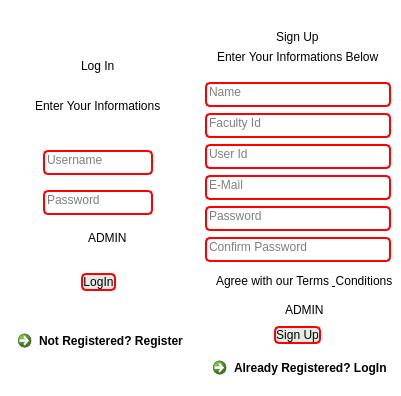
               <widget class="QFrame" name="frame_4">
                <property name="sizePolicy">
                 <sizepolicy hsizetype="Preferred" vsizetype="Expanding">
                  <horstretch>0</horstretch>
                  <verstretch>0</verstretch>
                 </sizepolicy>
                </property>
                <property name="styleSheet">
                 <string notr="true">background-color: rgba(0, 0, 0, 0);</string>
                </property>
                <property name="frameShape">
                 <enum>QFrame::StyledPanel</enum>
                </property>
                <property name="frameShadow">
                 <enum>QFrame::Raised</enum>
                </property>
                <layout class="QHBoxLayout" name="horizontalLayout_2">
                 <property name="spacing">
                  <number>0</number>
                 </property>
                 <property name="leftMargin">
                  <number>0</number>
                 </property>
                 <property name="topMargin">
                  <number>0</number>
                 </property>
                 <property name="rightMargin">
                  <number>0</number>
                 </property>
                 <property name="bottomMargin">
                  <number>0</number>
                 </property>
                 <item>
                  <widget class="QFrame" name="frame_5">
                   <property name="frameShape">
                    <enum>QFrame::StyledPanel</enum>
                   </property>
                   <property name="frameShadow">
                    <enum>QFrame::Raised</enum>
                   </property>
                  </widget>
                 </item>
                 <item>
                  <widget class="QFrame" name="frame_7">
                   <property name="maximumSize">
                    <size>
                     <width>16777215</width>
                     <height>16777215</height>
                    </size>
                   </property>
                   <property name="styleSheet">
                    <string notr="true">background-color: rgba(255, 255, 255, 250);
border-radius: 10px;</string>
                   </property>
                   <property name="frameShape">
                    <enum>QFrame::StyledPanel</enum>
                   </property>
                   <property name="frameShadow">
                    <enum>QFrame::Raised</enum>
                   </property>
                   <layout class="QVBoxLayout" name="verticalLayout_4">
                    <property name="spacing">
                     <number>0</number>
                    </property>
                    <property name="leftMargin">
                     <number>0</number>
                    </property>
                    <property name="topMargin">
                     <number>0</number>
                    </property>
                    <property name="rightMargin">
                     <number>0</number>
                    </property>
                    <property name="bottomMargin">
                     <number>0</number>
                    </property>
                    <item>
                     <widget class="QFrame" name="frame_11">
                      <property name="styleSheet">
                       <string notr="true">background-color: rgba(255, 255, 255, 0);</string>
                      </property>
                      <property name="frameShape">
                       <enum>QFrame::StyledPanel</enum>
                      </property>
                      <property name="frameShadow">
                       <enum>QFrame::Raised</enum>
                      </property>
                      <layout class="QVBoxLayout" name="verticalLayout_5">
                       <item alignment="Qt::AlignVCenter">
                        <widget class="QPushButton" name="pushButton_4">
                         <property name="styleSheet">
                          <string notr="true">border: none;
background-color: rgba(0, 0, 0, 0);</string>
                         </property>
                         <property name="text">
                          <string/>
                         </property>
                         <property name="icon">
                          <iconset resource="attachments/icons.qrc">
                           <normaloff>:/icons/user-check.svg</normaloff>:/icons/user-check.svg</iconset>
                         </property>
                         <property name="iconSize">
                          <size>
                           <width>50</width>
                           <height>80</height>
                          </size>
                         </property>
                        </widget>
                       </item>
                       <item alignment="Qt::AlignHCenter|Qt::AlignVCenter">
                        <widget class="QLabel" name="label_4">
                         <property name="styleSheet">
                          <string notr="true">font: 75 20pt &quot;Courier New&quot;;
background-color: rgba(0, 0, 0, 0);
color: rgb(0, 0, 0);</string>
                         </property>
                         <property name="text">
                          <string>Log In</string>
                         </property>
                        </widget>
                       </item>
                       <item alignment="Qt::AlignHCenter|Qt::AlignVCenter">
                        <widget class="QLabel" name="label_3">
                         <property name="styleSheet">
                          <string notr="true">font: 75 12pt &quot;Courier New&quot;;
color: rgb(0, 0, 0);
background-color: rgba(0, 0, 0, 0);</string>
                         </property>
                         <property name="text">
                          <string>Enter Your Informations</string>
                         </property>
                        </widget>
                       </item>
                      </layout>
                     </widget>
                    </item>
                    <item>
                     <widget class="QFrame" name="frame_12">
                      <property name="styleSheet">
                       <string notr="true">background-color: rgba(255, 255, 255, 0);</string>
                      </property>
                      <property name="frameShape">
                       <enum>QFrame::StyledPanel</enum>
                      </property>
                      <property name="frameShadow">
                       <enum>QFrame::Raised</enum>
                      </property>
                      <layout class="QVBoxLayout" name="verticalLayout_6">
                       <item alignment="Qt::AlignHCenter">
                        <widget class="QLineEdit" name="lineEdit">
                         <property name="sizePolicy">
                          <sizepolicy hsizetype="Preferred" vsizetype="Fixed">
                           <horstretch>0</horstretch>
                           <verstretch>0</verstretch>
                          </sizepolicy>
                         </property>
                         <property name="styleSheet">
                          <string notr="true">font: 75 14pt &quot;Courier New&quot;;
color: rgb(0, 0, 0);

border:none;


background-color:rgb(255,255,255, 50);
border:2px solid red;

padding-bottom:5px;

border-radius:5px;</string>
                         </property>
                         <property name="placeholderText">
                          <string>Username</string>
                         </property>
                        </widget>
                       </item>
                       <item alignment="Qt::AlignHCenter">
                        <widget class="QLineEdit" name="lineEdit_2">
                         <property name="sizePolicy">
                          <sizepolicy hsizetype="Preferred" vsizetype="Fixed">
                           <horstretch>0</horstretch>
                           <verstretch>0</verstretch>
                          </sizepolicy>
                         </property>
                         <property name="styleSheet">
                          <string notr="true">font: 75 14pt &quot;Courier New&quot;;
color: rgb(0, 0, 0);

border:none;


background-color:rgb(255,255,255, 50);
border:2px solid red;
padding-bottom:5px;

border-radius:5px;</string>
                         </property>
                         <property name="echoMode">
                          <enum>QLineEdit::Password</enum>
                         </property>
                         <property name="placeholderText">
                          <string>Password</string>
                         </property>
                        </widget>
                       </item>
                       <item alignment="Qt::AlignHCenter">
                        <widget class="QCheckBox" name="checkBox_2">
                         <property name="styleSheet">
                          <string notr="true">font: 8pt &quot;Courier New&quot;;
color: rgb(0, 0, 0);</string>
                         </property>
                         <property name="text">
                          <string>ADMIN</string>
                         </property>
                        </widget>
                       </item>
                      </layout>
                     </widget>
                    </item>
                    <item>
                     <widget class="QFrame" name="frame_13">
                      <property name="sizePolicy">
                       <sizepolicy hsizetype="Preferred" vsizetype="Preferred">
                        <horstretch>0</horstretch>
                        <verstretch>0</verstretch>
                       </sizepolicy>
                      </property>
                      <property name="styleSheet">
                       <string notr="true">background-color: rgba(255, 255, 255, 0);</string>
                      </property>
                      <property name="frameShape">
                       <enum>QFrame::StyledPanel</enum>
                      </property>
                      <property name="frameShadow">
                       <enum>QFrame::Raised</enum>
                      </property>
                      <layout class="QVBoxLayout" name="verticalLayout_7">
                       <item alignment="Qt::AlignHCenter">
                        <widget class="QPushButton" name="loginbutton">
                         <property name="styleSheet">
                          <string notr="true">QPushButton#loginbutton{
 
	background-color:rgb(232, 235, 229);
	font: 75 10pt &quot;Courier New&quot;;
    color: rgb(0,0,0);
    border: 2px solid red;
    border-radius:5px;
}
QPushButton#loginbutton:hover{
    background-color:rgba(0,0,0,200);
    color: rgb(255,255,255);
}
QPushButton#loginbutton:pressed{
    background-color:rgba(0,0,0,200);
}</string>
                         </property>
                         <property name="text">
                          <string>LogIn</string>
                         </property>
                         <property name="icon">
                          <iconset resource="attachments/icons.qrc">
                           <normaloff>:/icons/log-in.svg</normaloff>:/icons/log-in.svg</iconset>
                         </property>
                         <property name="iconSize">
                          <size>
                           <width>70</width>
                           <height>30</height>
                          </size>
                         </property>
                        </widget>
                       </item>
                       <item alignment="Qt::AlignHCenter|Qt::AlignVCenter">
                        <widget class="QCommandLinkButton" name="commandLinkButton">
                         <property name="styleSheet">
                          <string notr="true">border:none;
background-color: rgba(0, 0, 0, 0);
color: rgb(0, 0, 0);
padding-bottom:2px;
font: 8pt &quot;Courier New&quot;;</string>
                         </property>
                         <property name="text">
                          <string>Not Registered? Register</string>
                         </property>
                         <property name="icon">
                          <iconset resource="attachments/icons.qrc">
                           <normaloff>:/icons/arrow-right.svg</normaloff>:/icons/arrow-right.svg</iconset>
                         </property>
                        </widget>
                       </item>
                      </layout>
                     </widget>
                    </item>
                   </layout>
                  </widget>
                 </item>
                 <item>
                  <widget class="QFrame" name="frame_14">
                   <property name="maximumSize">
                    <size>
                     <width>16777215</width>
                     <height>16777215</height>
                    </size>
                   </property>
                   <property name="sizeIncrement">
                    <size>
                     <width>0</width>
                     <height>0</height>
                    </size>
                   </property>
                   <property name="styleSheet">
                    <string notr="true">QFrame{
background-color: rgba(255, 255, 255, 250);
border-radius: 10px;

}</string>
                   </property>
                   <property name="frameShape">
                    <enum>QFrame::StyledPanel</enum>
                   </property>
                   <property name="frameShadow">
                    <enum>QFrame::Raised</enum>
                   </property>
                   <layout class="QVBoxLayout" name="verticalLayout_8">
                    <property name="spacing">
                     <number>0</number>
                    </property>
                    <property name="leftMargin">
                     <number>0</number>
                    </property>
                    <property name="topMargin">
                     <number>0</number>
                    </property>
                    <property name="rightMargin">
                     <number>0</number>
                    </property>
                    <property name="bottomMargin">
                     <number>0</number>
                    </property>
                    <item>
                     <widget class="QFrame" name="frame_15">
                      <property name="styleSheet">
                       <string notr="true">background-color: rgba(255, 255, 255, 0);</string>
                      </property>
                      <property name="frameShape">
                       <enum>QFrame::StyledPanel</enum>
                      </property>
                      <property name="frameShadow">
                       <enum>QFrame::Raised</enum>
                      </property>
                      <layout class="QVBoxLayout" name="verticalLayout_9">
                       <item alignment="Qt::AlignHCenter|Qt::AlignVCenter">
                        <widget class="QPushButton" name="pushButton_6">
                         <property name="styleSheet">
                          <string notr="true">border: none;
background-color: rgba(0, 0, 0, 0);</string>
                         </property>
                         <property name="text">
                          <string/>
                         </property>
                         <property name="icon">
                          <iconset resource="attachments/icons.qrc">
                           <normaloff>:/icons/user-plus.svg</normaloff>:/icons/user-plus.svg</iconset>
                         </property>
                         <property name="iconSize">
                          <size>
                           <width>50</width>
                           <height>80</height>
                          </size>
                         </property>
                        </widget>
                       </item>
                       <item alignment="Qt::AlignHCenter|Qt::AlignVCenter">
                        <widget class="QLabel" name="label_5">
                         <property name="styleSheet">
                          <string notr="true">font: 75 20pt &quot;Courier New&quot;;
background-color: rgba(0, 0, 0, 0);
color: rgb(0, 0, 0);</string>
                         </property>
                         <property name="text">
                          <string>Sign Up</string>
                         </property>
                        </widget>
                       </item>
                       <item alignment="Qt::AlignHCenter|Qt::AlignVCenter">
                        <widget class="QLabel" name="label_6">
                         <property name="styleSheet">
                          <string notr="true">font: 75 12pt &quot;Courier New&quot;;
background-color: rgba(0, 0, 0, 0);
color: rgb(0, 0, 0);</string>
                         </property>
                         <property name="text">
                          <string>Enter Your Informations Below</string>
                         </property>
                        </widget>
                       </item>
                      </layout>
                     </widget>
                    </item>
                    <item>
                     <widget class="QFrame" name="frame_16">
                      <property name="styleSheet">
                       <string notr="true">background-color: rgba(255, 255, 255, 0);</string>
                      </property>
                      <property name="frameShape">
                       <enum>QFrame::StyledPanel</enum>
                      </property>
                      <property name="frameShadow">
                       <enum>QFrame::Raised</enum>
                      </property>
                      <layout class="QVBoxLayout" name="verticalLayout_10">
                       <item>
                        <widget class="QLineEdit" name="lineEdit_3">
                         <property name="sizePolicy">
                          <sizepolicy hsizetype="Preferred" vsizetype="Fixed">
                           <horstretch>0</horstretch>
                           <verstretch>0</verstretch>
                          </sizepolicy>
                         </property>
                         <property name="styleSheet">
                          <string notr="true">font: 75 14pt &quot;Courier New&quot;;
color: rgb(0, 0, 0);

border:none;


background-color:rgb(255,255,255, 50);
border:2px solid red;

padding-bottom:5px;

border-radius:5px;</string>
                         </property>
                         <property name="placeholderText">
                          <string>Name</string>
                         </property>
                        </widget>
                       </item>
                       <item>
                        <widget class="QLineEdit" name="lineEdit_6">
                         <property name="sizePolicy">
                          <sizepolicy hsizetype="Preferred" vsizetype="Fixed">
                           <horstretch>0</horstretch>
                           <verstretch>0</verstretch>
                          </sizepolicy>
                         </property>
                         <property name="styleSheet">
                          <string notr="true">font: 75 14pt &quot;Courier New&quot;;
color: rgb(0, 0, 0);

border:none;


background-color:rgb(255,255,255, 50);
border:2px solid red;

padding-bottom:5px;

border-radius:5px;</string>
                         </property>
                         <property name="text">
                          <string/>
                         </property>
                         <property name="frame">
                          <bool>true</bool>
                         </property>
                         <property name="echoMode">
                          <enum>QLineEdit::Normal</enum>
                         </property>
                         <property name="cursorPosition">
                          <number>0</number>
                         </property>
                         <property name="dragEnabled">
                          <bool>true</bool>
                         </property>
                         <property name="readOnly">
                          <bool>false</bool>
                         </property>
                         <property name="placeholderText">
                          <string>Faculty Id</string>
                         </property>
                         <property name="cursorMoveStyle">
                          <enum>Qt::LogicalMoveStyle</enum>
                         </property>
                         <property name="clearButtonEnabled">
                          <bool>false</bool>
                         </property>
                        </widget>
                       </item>
                       <item>
                        <widget class="QLineEdit" name="lineEdit_4">
                         <property name="sizePolicy">
                          <sizepolicy hsizetype="Preferred" vsizetype="Fixed">
                           <horstretch>0</horstretch>
                           <verstretch>0</verstretch>
                          </sizepolicy>
                         </property>
                         <property name="styleSheet">
                          <string notr="true">font: 75 14pt &quot;Courier New&quot;;
color: rgb(0, 0, 0);

border:none;


background-color:rgb(255,255,255, 50);
border:2px solid red;
padding-bottom:5px;

border-radius:5px;</string>
                         </property>
                         <property name="text">
                          <string/>
                         </property>
                         <property name="frame">
                          <bool>true</bool>
                         </property>
                         <property name="echoMode">
                          <enum>QLineEdit::Normal</enum>
                         </property>
                         <property name="cursorPosition">
                          <number>0</number>
                         </property>
                         <property name="dragEnabled">
                          <bool>true</bool>
                         </property>
                         <property name="readOnly">
                          <bool>false</bool>
                         </property>
                         <property name="placeholderText">
                          <string>User Id</string>
                         </property>
                         <property name="cursorMoveStyle">
                          <enum>Qt::LogicalMoveStyle</enum>
                         </property>
                         <property name="clearButtonEnabled">
                          <bool>false</bool>
                         </property>
                        </widget>
                       </item>
                       <item>
                        <widget class="QLineEdit" name="lineEdit_8">
                         <property name="sizePolicy">
                          <sizepolicy hsizetype="Preferred" vsizetype="Fixed">
                           <horstretch>0</horstretch>
                           <verstretch>0</verstretch>
                          </sizepolicy>
                         </property>
                         <property name="styleSheet">
                          <string notr="true">font: 75 14pt &quot;Courier New&quot;;
color: rgb(0, 0, 0);

border:none;


background-color:rgb(255,255,255, 50);
border:2px solid red;
padding-bottom:5px;

border-radius:5px;</string>
                         </property>
                         <property name="text">
                          <string/>
                         </property>
                         <property name="frame">
                          <bool>true</bool>
                         </property>
                         <property name="echoMode">
                          <enum>QLineEdit::Normal</enum>
                         </property>
                         <property name="cursorPosition">
                          <number>0</number>
                         </property>
                         <property name="dragEnabled">
                          <bool>true</bool>
                         </property>
                         <property name="readOnly">
                          <bool>false</bool>
                         </property>
                         <property name="placeholderText">
                          <string>E-Mail</string>
                         </property>
                         <property name="cursorMoveStyle">
                          <enum>Qt::LogicalMoveStyle</enum>
                         </property>
                         <property name="clearButtonEnabled">
                          <bool>false</bool>
                         </property>
                        </widget>
                       </item>
                       <item>
                        <widget class="QLineEdit" name="lineEdit_5">
                         <property name="sizePolicy">
                          <sizepolicy hsizetype="Preferred" vsizetype="Fixed">
                           <horstretch>0</horstretch>
                           <verstretch>0</verstretch>
                          </sizepolicy>
                         </property>
                         <property name="styleSheet">
                          <string notr="true">font: 75 14pt &quot;Courier New&quot;;
color: rgb(0, 0, 0);

border:none;


background-color:rgb(255,255,255, 50);
border:2px solid red;

padding-bottom:5px;

border-radius:5px;</string>
                         </property>
                         <property name="text">
                          <string/>
                         </property>
                         <property name="echoMode">
                          <enum>QLineEdit::Password</enum>
                         </property>
                         <property name="placeholderText">
                          <string>Password</string>
                         </property>
                        </widget>
                       </item>
                       <item>
                        <widget class="QLineEdit" name="lineEdit_7">
                         <property name="sizePolicy">
                          <sizepolicy hsizetype="Preferred" vsizetype="Fixed">
                           <horstretch>0</horstretch>
                           <verstretch>0</verstretch>
                          </sizepolicy>
                         </property>
                         <property name="styleSheet">
                          <string notr="true">font: 75 14pt &quot;Courier New&quot;;
color: rgb(0, 0, 0);

border:none;


background-color:rgb(255,255,255, 50);
border:2px solid red;

padding-bottom:5px;

border-radius:5px;</string>
                         </property>
                         <property name="text">
                          <string/>
                         </property>
                         <property name="frame">
                          <bool>true</bool>
                         </property>
                         <property name="echoMode">
                          <enum>QLineEdit::Password</enum>
                         </property>
                         <property name="cursorPosition">
                          <number>0</number>
                         </property>
                         <property name="dragEnabled">
                          <bool>true</bool>
                         </property>
                         <property name="readOnly">
                          <bool>false</bool>
                         </property>
                         <property name="placeholderText">
                          <string>Confirm Password</string>
                         </property>
                         <property name="cursorMoveStyle">
                          <enum>Qt::LogicalMoveStyle</enum>
                         </property>
                         <property name="clearButtonEnabled">
                          <bool>false</bool>
                         </property>
                        </widget>
                       </item>
                      </layout>
                     </widget>
                    </item>
                    <item alignment="Qt::AlignHCenter">
                     <widget class="QCheckBox" name="checkBox">
                      <property name="styleSheet">
                       <string notr="true">font: 8pt &quot;Courier New&quot;;
color: rgb(0, 0, 0);background-color: rgba(255, 255, 255, 0);</string>
                      </property>
                      <property name="text">
                       <string>Agree with our Terms &amp; Conditions</string>
                      </property>
                     </widget>
                    </item>
                    <item>
                     <widget class="QFrame" name="frame_17">
                      <property name="styleSheet">
                       <string notr="true">background-color: rgba(255, 255, 255, 0);</string>
                      </property>
                      <property name="frameShape">
                       <enum>QFrame::StyledPanel</enum>
                      </property>
                      <property name="frameShadow">
                       <enum>QFrame::Raised</enum>
                      </property>
                      <layout class="QVBoxLayout" name="verticalLayout_11">
                       <item alignment="Qt::AlignHCenter">
                        <widget class="QCheckBox" name="checkBox_3">
                         <property name="styleSheet">
                          <string notr="true">font: 8pt &quot;Courier New&quot;;
color: rgb(0, 0, 0);</string>
                         </property>
                         <property name="text">
                          <string>ADMIN</string>
                         </property>
                        </widget>
                       </item>
                       <item alignment="Qt::AlignHCenter|Qt::AlignVCenter">
                        <widget class="QPushButton" name="signupbutton">
                         <property name="sizePolicy">
                          <sizepolicy hsizetype="Minimum" vsizetype="Expanding">
                           <horstretch>0</horstretch>
                           <verstretch>0</verstretch>
                          </sizepolicy>
                         </property>
                         <property name="styleSheet">
                          <string notr="true">QPushButton#signupbutton{
 
	background-color:rgb(232, 235, 229);
	font: 75 10pt &quot;Courier New&quot;;
    color: rgb(0,0,0);
    border: 2px solid red;
    border-radius:5px;
}
QPushButton#signupbutton:hover{
    background-color:rgba(0,0,0,200);
    color: rgb(255,255,255);
}
QPushButton#signupbutton:pressed{
    background-color:rgba(0,0,0,200);
}</string>
                         </property>
                         <property name="text">
                          <string>Sign Up</string>
                         </property>
                         <property name="icon">
                          <iconset resource="attachments/icons.qrc">
                           <normaloff>:/icons/edit-3.svg</normaloff>:/icons/edit-3.svg</iconset>
                         </property>
                         <property name="iconSize">
                          <size>
                           <width>70</width>
                           <height>30</height>
                          </size>
                         </property>
                        </widget>
                       </item>
                       <item alignment="Qt::AlignHCenter|Qt::AlignTop">
                        <widget class="QCommandLinkButton" name="commandLinkButton_2">
                         <property name="sizePolicy">
                          <sizepolicy hsizetype="Preferred" vsizetype="Expanding">
                           <horstretch>0</horstretch>
                           <verstretch>0</verstretch>
                          </sizepolicy>
                         </property>
                         <property name="styleSheet">
                          <string notr="true">border:none;
background-color: rgba(0, 0, 0, 0);
color: rgb(0, 0, 0);
padding-bottom:2px;
font: 8pt &quot;Courier New&quot;;</string>
                         </property>
                         <property name="text">
                          <string>Already Registered? LogIn</string>
                         </property>
                         <property name="icon">
                          <iconset resource="attachments/icons.qrc">
                           <normaloff>:/icons/arrow-right.svg</normaloff>:/icons/arrow-right.svg</iconset>
                         </property>
                        </widget>
                       </item>
                      </layout>
                     </widget>
                    </item>
                   </layout>
                  </widget>
                 </item>
                 <item>
                  <widget class="QFrame" name="frame_18">
                   <property name="frameShape">
                    <enum>QFrame::StyledPanel</enum>
                   </property>
                   <property name="frameShadow">
                    <enum>QFrame::Raised</enum>
                   </property>
                  </widget>
                 </item>
                </layout>
               </widget>
